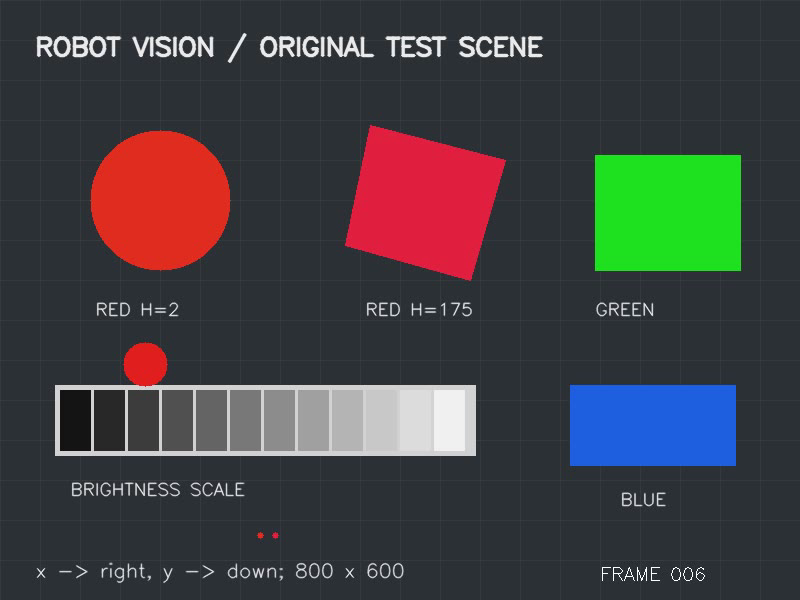
#> input picture frame 6 of data/demo.avi, 800 x 600 px
$ python generate_data.py
#> lines starting #> are read from the running program, lines starting #| are printed output that depends on the picture; after the words box and inside, x2 and y2 are one past the last pixel; in counts of white or black regions, pixels touching at a corner belong together
### rosmaster_cv/common.py
"""Общие операции с изображениями; совместимо с Python 3.6 и OpenCV 4.x."""

import json
from pathlib import Path
import cv2
import numpy as np


def ensure_out(path):
    """Создать каталог результатов и вернуть pathlib.Path."""
    directory = Path(path).expanduser()
    directory.mkdir(parents=True, exist_ok=True)
    if not directory.is_dir():
        raise ValueError("Путь результатов не является каталогом: {}".format(directory))
    return directory


# [15 lines left out: function read_image, not called in this run]


def save_image(path, image):
    """Сохранить изображение; ошибка записи никогда не игнорируется."""
    target = Path(path).expanduser()
    if image is None or image.size == 0:
        raise ValueError("Нельзя сохранить пустое изображение: {}".format(target))
    if not target.suffix:
        raise ValueError("Укажите расширение изображения, например .png: {}".format(target))
    ensure_out(target.parent)
    ok, encoded = cv2.imencode(target.suffix, image)
    if not ok:
        raise OSError("OpenCV не смог закодировать изображение: {}".format(target))
    encoded.tofile(str(target))
    return target


def save_json(path, data):
    target = Path(path).expanduser()
    ensure_out(target.parent)
    with target.open("w", encoding="utf-8") as handle:
        json.dump(data, handle, ensure_ascii=False, indent=2, allow_nan=False)
        handle.write("\n")
    return target


# [36 lines left out: functions red_mask, find_external_contours, image_arguments, run_cli, not called in this run]

### tools/generate_data.py
#!/usr/bin/env python3
"""Создать собственные учебные изображения и видео строго в каталоге курса data/."""

import argparse
import math
from pathlib import Path
import sys
import cv2
import numpy as np

COURSE_ROOT = Path(__file__).resolve().parents[1]
sys.path.insert(0, str(COURSE_ROOT))
from rosmaster_cv.common import ensure_out, save_image, save_json
from rosmaster_cv.lesson02_geometry import PLANE_CORNERS


def color_from_hsv(hue, saturation=220, value=225):
    pixel = np.array([[[hue, saturation, value]]], dtype=np.uint8)
    return tuple(int(v) for v in cv2.cvtColor(pixel, cv2.COLOR_HSV2BGR)[0, 0])


def make_scene():
    image = np.full((600, 800, 3), (54, 49, 44), dtype=np.uint8)
    for x in range(0, 800, 40):
        cv2.line(image, (x, 0), (x, 599), (64, 59, 54), 1)
    for y in range(0, 600, 40):
        cv2.line(image, (0, y), (799, y), (64, 59, 54), 1)
    cv2.putText(image, "ROBOT VISION / ORIGINAL TEST SCENE", (35, 55), cv2.FONT_HERSHEY_SIMPLEX, 0.83, (235, 235, 235), 2, cv2.LINE_AA)
    cv2.circle(image, (160, 200), 70, color_from_hsv(2), -1)
    polygon = np.int32([[370, 125], [505, 160], [470, 280], [345, 245]])
    cv2.fillConvexPoly(image, polygon, color_from_hsv(175))
    cv2.rectangle(image, (595, 155), (740, 270), color_from_hsv(60), -1)
    cv2.rectangle(image, (570, 385), (735, 465), color_from_hsv(110), -1)
    for x, label in ((95, "RED H=2"), (365, "RED H=175"), (595, "GREEN")):
        cv2.putText(image, label, (x, 315), cv2.FONT_HERSHEY_SIMPLEX, 0.58, (235, 235, 235), 1, cv2.LINE_AA)
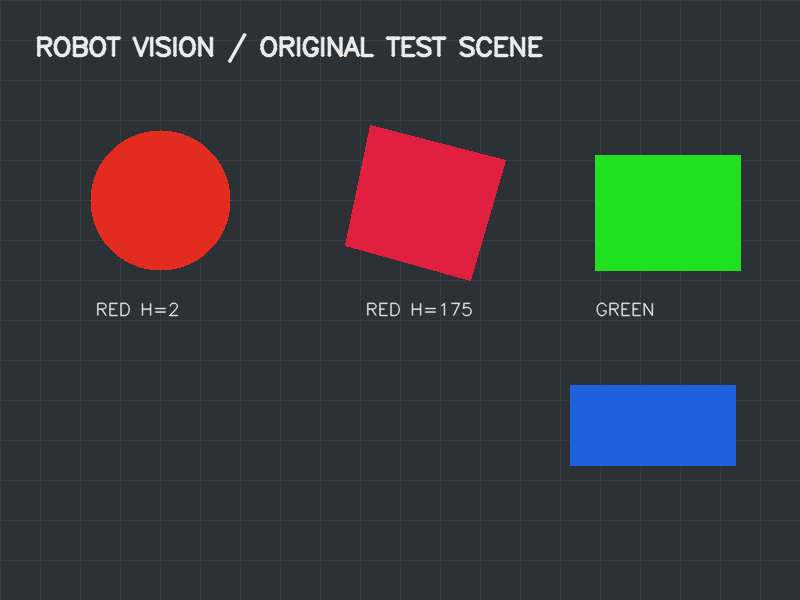
#> image: shape (600, 800, 3); mean of channels 0, 1, 2 59.9, 58.1, 57.8; drawn as B, G, R
    cv2.putText(image, "BLUE", (620, 505), cv2.FONT_HERSHEY_SIMPLEX, 0.58, (235, 235, 235), 1, cv2.LINE_AA)
    cv2.rectangle(image, (55, 385), (475, 455), (210, 210, 210), -1)
    for index, intensity in enumerate(range(20, 241, 20)):
        cv2.rectangle(image, (60 + index * 34, 390), (90 + index * 34, 450), (intensity, intensity, intensity), -1)
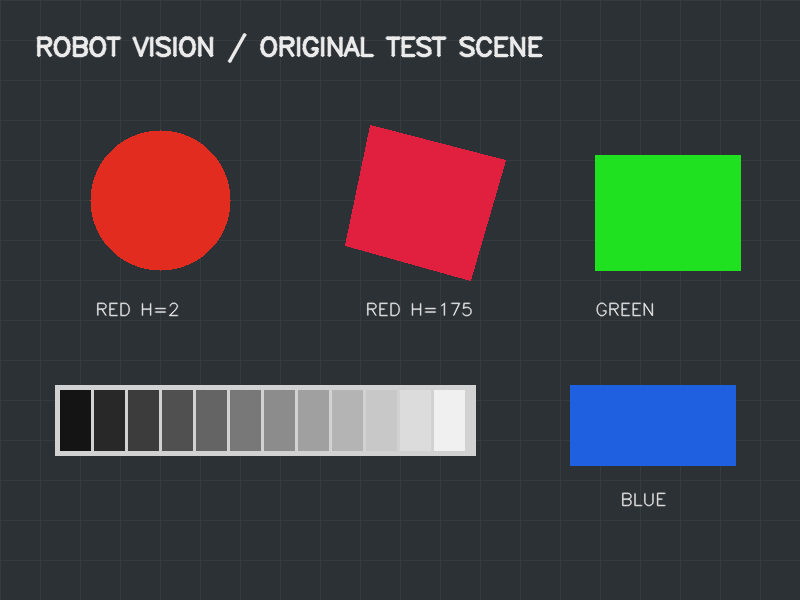
#> image: shape (600, 800, 3); mean of channels 0, 1, 2 65.9, 64.4, 64.4; drawn as B, G, R
    cv2.putText(image, "BRIGHTNESS SCALE", (70, 495), cv2.FONT_HERSHEY_SIMPLEX, 0.58, (235, 235, 235), 1, cv2.LINE_AA)
    cv2.circle(image, (260, 535), 3, color_from_hsv(2), -1)
#> image: shape (600, 800, 3); mean of channels 0, 1, 2 66.1, 64.7, 64.7
    cv2.circle(image, (275, 535), 3, color_from_hsv(175), -1)
#> image: shape (600, 800, 3); mean of channels 0, 1, 2 66.1, 64.7, 64.7
    cv2.putText(image, "x -> right, y -> down; 800 x 600", (35, 577), cv2.FONT_HERSHEY_SIMPLEX, 0.65, (230, 230, 230), 1, cv2.LINE_AA)
    return image


def make_noisy(image, seed):
#> called with seed = 42
    random = np.random.RandomState(seed)
    gaussian = random.normal(0, 16, image.shape)
    result = np.clip(image.astype(np.float32) + gaussian, 0, 255).astype(np.uint8)
    impulse = random.uniform(size=image.shape[:2])
    result[impulse < 0.008] = 0
    result[impulse > 0.992] = 255
    return result


def make_plane():
    document = np.full((300, 400, 3), 240, dtype=np.uint8)
    cv2.rectangle(document, (2, 2), (397, 297), (25, 25, 25), 4)
#> document: shape (300, 400, 3); values 25 (black) and 240 (white), 94.3% white; 1 black region, box (x1, y1, x2, y2) and area: (0, 0, 400, 300) 6888
    cv2.putText(document, "PLANAR TARGET", (38, 55), cv2.FONT_HERSHEY_SIMPLEX, 0.88, (35, 35, 35), 2, cv2.LINE_AA)
#> document: shape (300, 400, 3); min 25, max 240, mean 224.3
    for x in range(40, 380, 40):
        cv2.line(document, (x, 80), (x, 265), (170, 170, 170), 1)
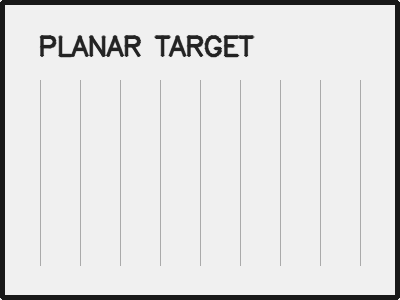
#> document: shape (300, 400, 3); min 25, max 240, mean 223.3
    for y in range(85, 270, 30):
        cv2.line(document, (35, y), (365, y), (170, 170, 170), 1)
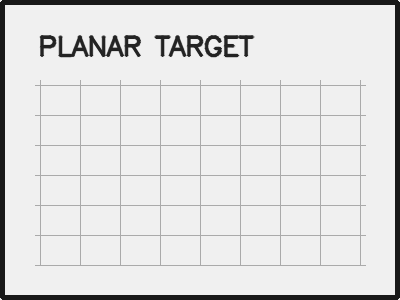
#> document: shape (300, 400, 3); 1.88% of pixels changed, all inside (x1, y1, x2, y2) = (35, 85, 366, 266)
    cv2.arrowedLine(document, (75, 225), (300, 110), (180, 70, 15), 9, tipLength=0.18)
#> document: shape (300, 400, 3); 3.09% of pixels changed, all inside (x1, y1, x2, y2) = (70, 91, 306, 231)
    for label, xy in (("1", (15, 28)), ("2", (365, 28)), ("3", (365, 282)), ("4", (15, 282))):
        cv2.putText(document, label, xy, cv2.FONT_HERSHEY_SIMPLEX, 0.6, (30, 30, 30), 2)
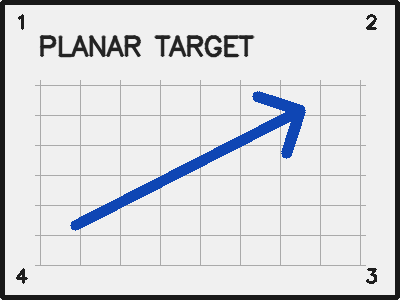
#> document: shape (300, 400, 3); mean of channels 0, 1, 2 219.7, 216.3, 214.6; drawn as B, G, R
    source = np.float32([[0, 0], [399, 0], [399, 299], [0, 299]])
    destination = np.array(PLANE_CORNERS, dtype=np.float32).reshape(4, 2) * np.float32([799, 599])
    transform = cv2.getPerspectiveTransform(source, destination)
#> transform = [[1.23, -0.226, 143.8], [0.0882, 0.923, 95.84], [-1.43e-05, -0.000684, 1]]
    warped = cv2.warpPerspective(document, transform, (800, 600))
    mask = cv2.warpPerspective(np.full((300, 400), 255, np.uint8), transform, (800, 600))
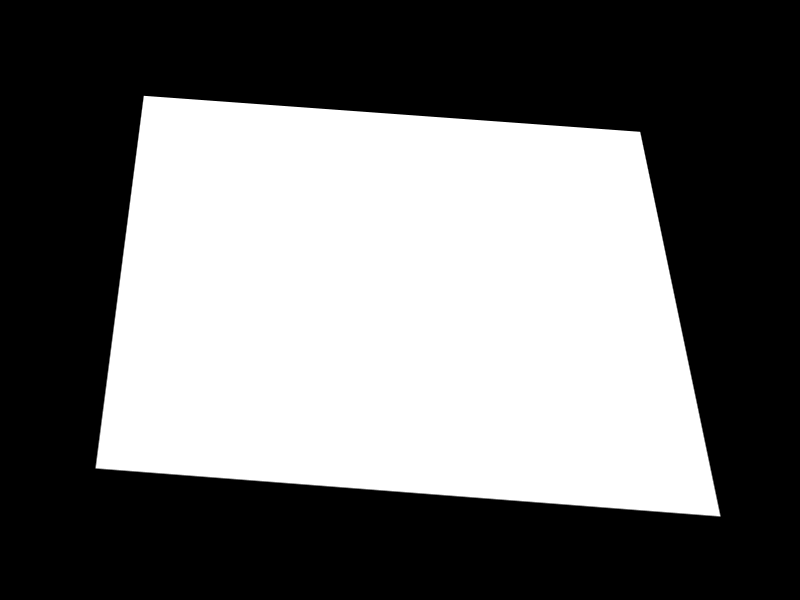
#> mask: shape (600, 800); min 0, max 255, mean 112.4
    background = np.full((600, 800, 3), (85, 65, 40), dtype=np.uint8)
    background[mask > 0] = warped[mask > 0]
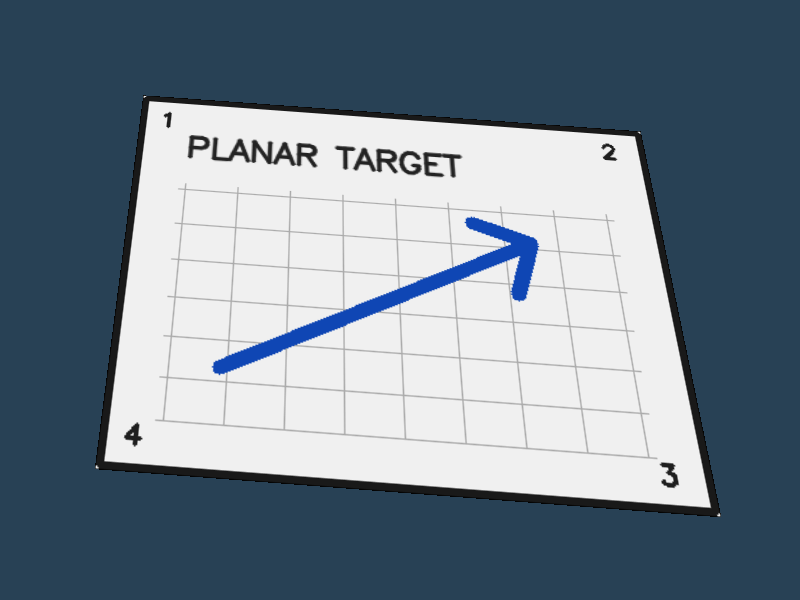
#> background: shape (600, 800, 3); mean of channels 0, 1, 2 144.3, 131.7, 117; drawn as B, G, R
    return background


def write_demo_video(path, scene, frame_count, fps):
#> called with frame_count = 60, fps = 15
    height, width = scene.shape[:2]
#> height = 600; width = 800
    writer = cv2.VideoWriter(str(path), cv2.VideoWriter_fourcc(*"MJPG"), fps, (width, height))
    if not writer.isOpened():
        raise ValueError("Не удалось создать MJPG-видео. Повторите с --skip-video для изображений и проверьте Video I/O в OpenCV.")
    try:
        for index in range(frame_count):
            frame = scene.copy()
            progress = index / float(max(1, frame_count - 1))
            x = int(80 + 640 * progress)
            y = int(350 + 25 * math.sin(progress * 2 * math.pi))
            cv2.circle(frame, (x, y), 22, color_from_hsv(0), -1)
            cv2.putText(frame, "FRAME {:03d}".format(index), (600, 580), cv2.FONT_HERSHEY_SIMPLEX, 0.6, (255, 255, 255), 1)
            writer.write(frame)
    finally:
        writer.release()
    capture = cv2.VideoCapture(str(path))
    try:
        ok, first = capture.read()
#> first is the input picture: shape (600, 800, 3); mean B, G, R 65.6, 64.1, 64.7
        if not ok or first is None or first.shape[:2] != scene.shape[:2]:
            raise ValueError("Созданное видео не читается этим OpenCV; используйте --skip-video и проверьте видеокодеки.")
    finally:
        capture.release()


def main(argv=None):
    parser = argparse.ArgumentParser(description=__doc__)
    parser.add_argument("--seed", type=int, default=42, help="Семя генератора шума, 0..2**32-1")
    parser.add_argument("--frames", type=int, default=60, help="Число видеокадров 2..300 (по умолчанию %(default)s)")
    parser.add_argument("--fps", type=float, default=15, help="Частота видео 1..60 (по умолчанию %(default)s)")
    parser.add_argument("--skip-video", action="store_true", help="Создать только изображения")
    args = parser.parse_args(argv)
    if not 0 <= args.seed < 2 ** 32 or not 2 <= args.frames <= 300 or not math.isfinite(args.fps) or not 1 <= args.fps <= 60:
        parser.error("Проверьте диапазоны --seed, --frames и --fps в --help.")
    output = ensure_out(COURSE_ROOT / "data")
    try:
        scene = make_scene()
        save_image(output / "scene.png", scene)
        save_image(output / "noisy.png", make_noisy(scene, args.seed))
        save_image(output / "portrait_plane.png", make_plane())
        if not args.skip_video:
            write_demo_video(output / "demo.avi", scene, args.frames, args.fps)
        save_json(output / "manifest.json", {
            "source": "Original synthetic course assets, no third-party photographs",
            "seed": args.seed, "image_wh": [800, 600], "large_red_objects_in_scene": 2,
            "small_red_specks": 2, "plane_corners_normalized": list(PLANE_CORNERS),
            "video_generated_this_run": not args.skip_video, "video_frames": args.frames if not args.skip_video else None,
            "video_fps": args.fps if not args.skip_video else None,
            "note": "portrait_plane.png is a flat geometric target, not a human portrait."
        })
    except (ValueError, OSError, cv2.error) as exc:
        parser.error(str(exc))
    print("Учебные данные созданы: {}".format(output))


if __name__ == "__main__":
    main()
